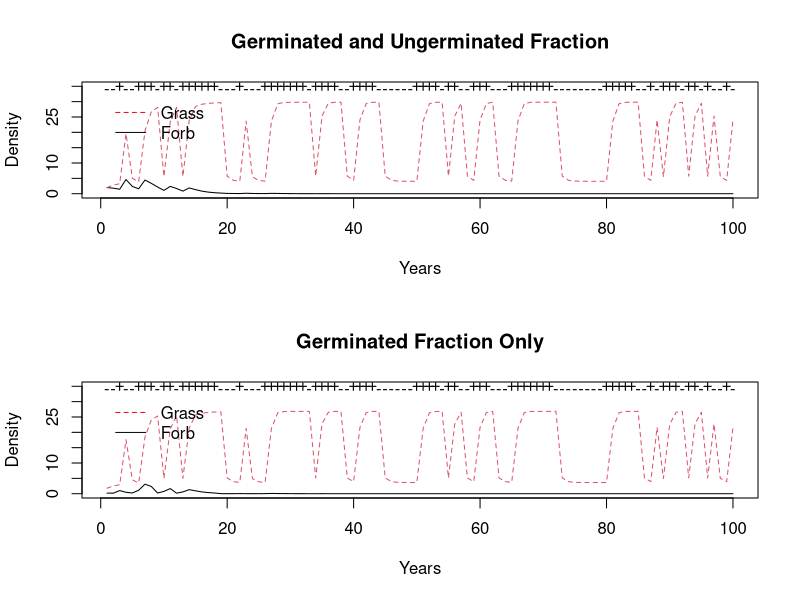
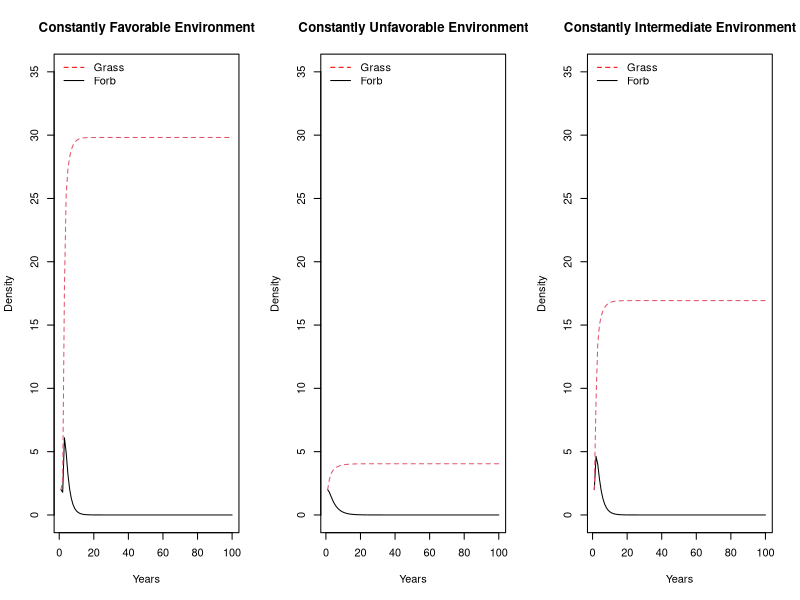
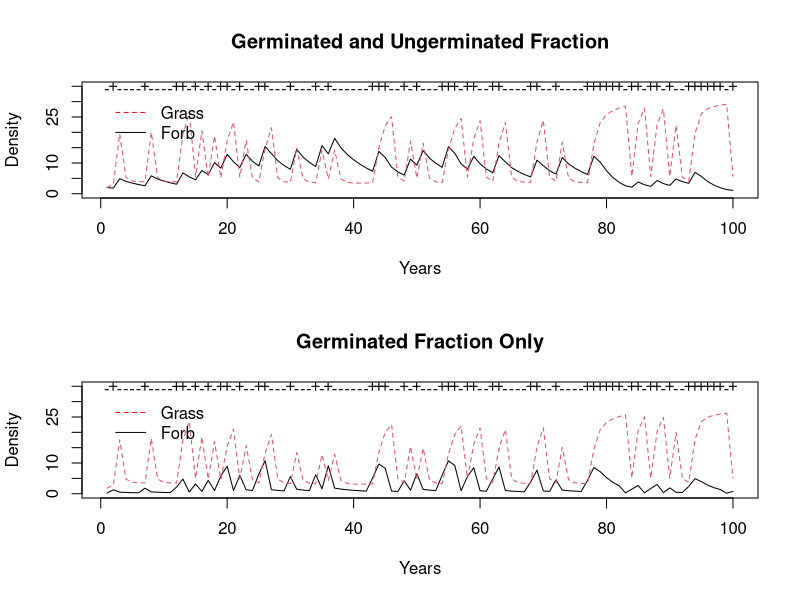
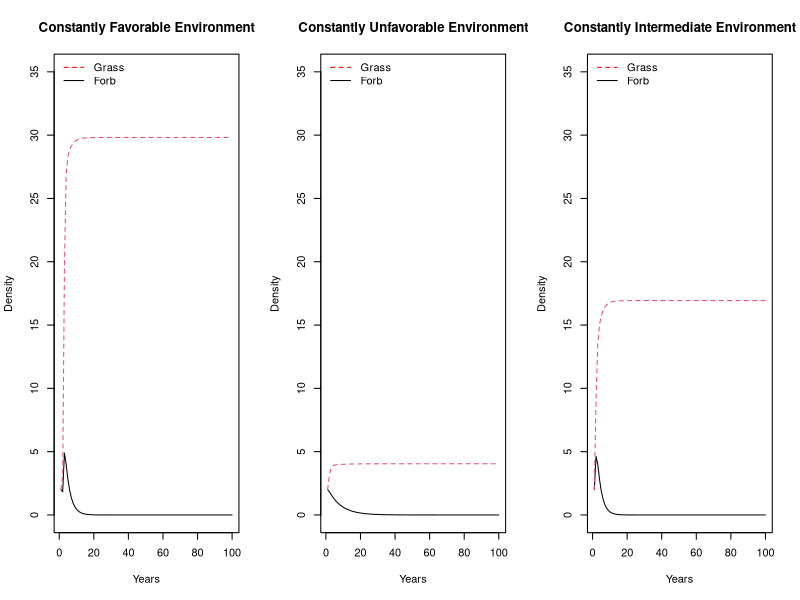

Generate these figures, in order, with R:
# Recreate figure from Levine & Rees 2004

# two species competition model with environmental stochasticity; all models start with two individuals for each species
rm(list=ls())

# 1. Write Function to evaluate population numbers across years
# 2. Define matrices of lambda/g in good/bad/intermediate year
# 3. Put matrices together in an array
# 4. Define Parameter Values
# 5. Plot density across years with
# a. equal probability of switching between years (graph for germinated and ungerminated fraction, and graph for just germinated fraction)
# b. constantly favorable environment 
# c. constantly unfavorable environment
# d. intermediate environment 

Annual <- function(A, tf, N0, p, q, df, dg, afg, agf, c) {
  n=dim(A)[3]
  P = cbind(c(1-p, q), c(p, 1-q)) # Create matrix of probabilities of switching between good and bad years
  env = 1 # set initial environmental state
  N = matrix(NA,tf,2) # create matrix of zeros for storing population size for forbs and grasses
  N[1,] = N0 # set initial value
  vec <- rep(0,tf) # empty vector to keep track of environmental state
  vec[1] <- env
  for(t in 1:(tf-1)) { # loop through each time step up to nsteps
    N[t+1,1] = (1-A[2,2,env])*(1-df)*N[t,1] + A[1,2,env]*A[2,2,env]*N[t,1]/(c+A[2,2,env]*N[t,1]+afg*A[2,1,env]*N[t,2]) # forb 
    N[t+1,2] = (1-A[2,1,env])*(1-dg)*N[t,2] + A[1,1,env]*A[2,1,env]*N[t,2]/(c+A[2,1,env]*N[t,2]+agf*A[2,2,env]*N[t,1]) # grass
    env=sample(1:n,size=1,prob=P[env,])
    vec[t+1] <- env #env 1 is bad, env 2 is good
  }
  return(list(vec = vec,N = N)) # return population size and env state vectors
}

# Define matrix of lambdas and germination rates together
A.bad.hd <- matrix(c(5,5,0.9,0.1), 2, byrow = T) # row 1 - lambda, row 2, germination, col 1 grass, col 2 - high dormant forb
A.bad.ld <- matrix(c(5,5,0.9,0.5), 2, byrow = T) # row 1 - lambda, row 2, germination, col 1 grass, col 2 - low dormant forb
A.good.hd <- matrix(c(30, 30,0.9,0.6), 2, byrow = T)
A.good.ld <- matrix(c(30, 30,0.9,0.8), 2, byrow = T)
A.inter <- matrix(c(17.5, 17.5, 0.9, 0.7), 2, byrow = T)

# Put matrices together in array
A.ld = array(0,dim = c(2,2,2)) #2 2x2 matrices
A.ld[,,1] = A.bad.ld
A.ld[,,2] = A.good.ld

A.hd = array(0,dim = c(2,2,2)) #2 2x2 matrices
A.hd[,,1] = A.bad.hd
A.hd[,,2] = A.good.hd

A2 = array(0,dim = c(2,2,2)) #Probably a more efficient way to do this to look at a non-varying environment but I couldnt figure it out
A2[,,1] = A.inter
A2[,,2] = A.inter

# Define Parameter Values
df = 0.1
dg = 0.7
afg = 2
agf = 0.5
c = 1
N0 = c(2,2)
tf = 10

par(mfrow=c(2,1))
# equal probability of good and bad years (germ and ungerm fraction); low dormancy forb
eq <- Annual(tf = 100, N0 = N0, p = 0.5, q = 0.5, df = df, dg = dg, afg = afg, agf = agf, c = c, A = A.ld)
# plot
matplot(eq[[2]],type="l",ylim = c(0,35), xlab = "Years", ylab = "Density", main="Germinated and Ungerminated Fraction")
points(eq[[1]]+33, pch = ifelse(eq[[1]]+33 > 34, "+", "-"))
legend(0,33, legend = c("Grass","Forb"), col = c("red","black"), lty = c(2,1),lwd = 1, bty = "n")

# same graph only germinated fraction 
N.germ <- eq[[2]]
N.germ[,2] <- eq[[2]][,2] - eq[[2]][,2]*.1 # grass germinated fraction
N.germ[,1] <- ifelse(eq[[1]]>1, eq[[2]][,1] - eq[[2]][,1]*.3, eq[[2]][,1] - eq[[2]][,1]*.9) # forb germinated fraction in good year and bad year
matplot(N.germ,type="l",ylim = c(0,35), xlab = "Years", ylab = "Density", main="Germinated Fraction Only")
points(eq[[1]]+33, pch = ifelse(eq[[1]]+33 > 34, "+", "-"))
legend(0,33, legend = c("Grass","Forb"), col = c("red","black"), lty = c(2,1),lwd = 1, bty = "n")

par(mfrow=c(1,3))
# constantly favorable year
eq <- Annual(tf = 100, N0 = N0,  p = 1, q = 0, df = df, dg = dg, afg = afg, agf = agf, c = c, A = A.ld) 
# plot
matplot(eq[[2]],type="l",ylim = c(0,35), xlab = "Years", ylab = "Density", main="Constantly Favorable Environment")
legend("topleft", legend = c("Grass","Forb"), col = c("red","black"), lty = c(2,1),lwd = 1, bty = "n")

# constantly unfavorable year
eq <- Annual(tf = 100, N0 = N0,  p = 0, q = 1, df = df, dg = dg, afg = afg, agf = agf, c = c, A = A.ld) 
# plot
matplot(eq[[2]],type="l",ylim = c(0,35), xlab = "Years", ylab = "Density", main="Constantly Unfavorable Environment")
legend("topleft", legend = c("Grass","Forb"), col = c("red","black"), lty = c(2,1),lwd = 1, bty = "n")

# constantly intermediate year
eq <- Annual(tf = 100, N0 = N0,  p = 0, q = 1, df = df, dg = dg, afg = afg, agf = agf, c = c, A = A2)
# plot
matplot(eq[[2]],type="l",ylim = c(0,35), xlab = "Years", ylab = "Density", main="Constantly Intermediate Environment")
legend("topleft", legend = c("Grass","Forb"), col = c("red","black"), lty = c(2,1),lwd = 1, bty = "n")

par(mfrow=c(2,1))
# equal probability of good and bad years (germ and ungerm fraction); high dormancy forb
eq <- Annual(tf = 100, N0 = N0, p = 0.5, q = 0.5, df = df, dg = dg, afg = afg, agf = agf, c = c, A = A.hd)
# plot
matplot(eq[[2]],type="l",ylim = c(0,35), xlab = "Years", ylab = "Density", main="Germinated and Ungerminated Fraction")
points(eq[[1]]+33, pch = ifelse(eq[[1]]+33 > 34, "+", "-"))
legend(0,33, legend = c("Grass","Forb"), col = c("red","black"), lty = c(2,1),lwd = 1, bty = "n")

# same graph only germinated fraction 
N.germ <- eq[[2]]
N.germ[,2] <- eq[[2]][,2] - eq[[2]][,2]*.1 # grass germinated fraction
N.germ[,1] <- ifelse(eq[[1]]>1, eq[[2]][,1] - eq[[2]][,1]*.3, eq[[2]][,1] - eq[[2]][,1]*.9) # forb germinated fraction in good year and bad year
matplot(N.germ,type="l",ylim = c(0,35), xlab = "Years", ylab = "Density", main="Germinated Fraction Only")
points(eq[[1]]+33, pch = ifelse(eq[[1]]+33 > 34, "+", "-"))
legend(0,33, legend = c("Grass","Forb"), col = c("red","black"), lty = c(2,1),lwd = 1, bty = "n")

par(mfrow=c(1,3))
# constantly favorable year
eq <- Annual(tf = 100, N0 = N0,  p = 1, q = 0, df = df, dg = dg, afg = afg, agf = agf, c = c, A = A.hd) 
# plot
matplot(eq[[2]],type="l",ylim = c(0,35), xlab = "Years", ylab = "Density", main="Constantly Favorable Environment")
legend("topleft", legend = c("Grass","Forb"), col = c("red","black"), lty = c(2,1),lwd = 1, bty = "n")

# constantly unfavorable year
eq <- Annual(tf = 100, N0 = N0,  p = 0, q = 1, df = df, dg = dg, afg = afg, agf = agf, c = c, A = A.hd) 
# plot
matplot(eq[[2]],type="l",ylim = c(0,35), xlab = "Years", ylab = "Density", main="Constantly Unfavorable Environment")
legend("topleft", legend = c("Grass","Forb"), col = c("red","black"), lty = c(2,1),lwd = 1, bty = "n")

# constantly intermediate year
eq <- Annual(tf = 100, N0 = N0,  p = 0, q = 1, df = df, dg = dg, afg = afg, agf = agf, c = c, A = A2)
# plot
matplot(eq[[2]],type="l",ylim = c(0,35), xlab = "Years", ylab = "Density", main="Constantly Intermediate Environment")
legend("topleft", legend = c("Grass","Forb"), col = c("red","black"), lty = c(2,1),lwd = 1, bty = "n")

